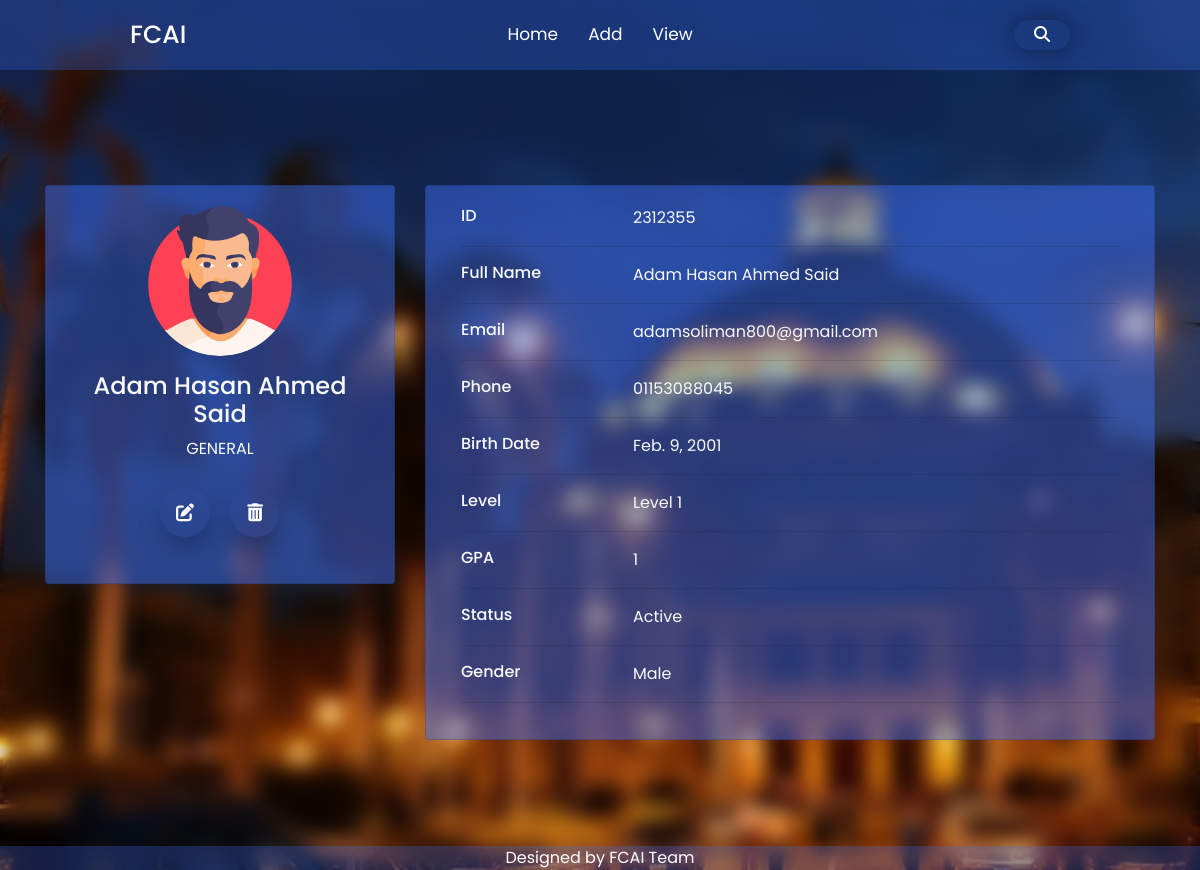
/Student/28, run on the app's committed database.
### student/models.py (models this page shows)
class Student(models.Model):
    sid = models.IntegerField()
    sBD = models.DateField()
    name = models.CharField(max_length = 500)
    phone = models.CharField(max_length=11)
    email = models.CharField(max_length = 500)
    level = models.CharField(max_length = 10)
    Dpt = models.CharField(max_length = 200, null=True, blank=True)
    sgpa = models.CharField(max_length=200)
    level = models.CharField(max_length=200)
    gender = models.BooleanField(default= True)
    stat = models.BooleanField(default = True)

### student/views.py (the view)
# urls.py: path('Student/<int:id>' , views.studentdetail , name = 'studentdetail'),
def studentdetail(request, id):
    stdDetails = Student.objects.get(id = id)
    return render(request , 'student/Student.html',  {'stdDetails' : stdDetails})

### templates/student/Student.html (shortened to what this page needs)
{% load static %}
<!DOCTYPE html>
<html lang="en">
<head>
    <link rel="stylesheet" href="{% static 'css/styles.css' %}">
    <link href='https://unpkg.com/boxicons@2.1.1/css/boxicons.min.css' rel='stylesheet'>
    <link rel="stylesheet" href="https://cdnjs.cloudflare.com/ajax/libs/font-awesome/6.1.1/css/all.min.css" />
    <link rel="stylesheet" href="https://stackpath.bootstrapcdn.com/bootstrap/4.4.1/css/bootstrap.min.css">
</head>
<body>
  <header>
    <nav>
        <div class="nav-bar">
            <span class="logo"><a href="#">FCAI</a></span>
            <div class="menu">
                <ul class="nav-links mb-0">
                  <li><a href="{% url 'index' %}">Home</a></li>
                  <li><a href="{% url 'add' %}">Add</a></li>
                  <li><a href="{% url 'view' %}">View</a></li>
                </ul>
            </div>
            <form class="searchContainer"  method=POST  action = "{% url 'result' %}">
                <button type="submit" class="searchBtn">
                  <i class="fas fa-search"></i>
                </button>
              </form>
        </div>
    </nav>
</header>
<div class="container d-flex min-vh-100 align-items-center text-light">
  <div class="main-body w-100">
        <div class="row gutters-sm">
          <div class="col-md-4 mb-3 h-auto">
            <div class="card card-bg h-auto cursor-default">
              <div class="card-body">
                <div class="d-flex flex-column align-items-center text-center">
                  {% if stdDetails.gender == True %}
                  <img src = "{% static 'image/man.png' %}" alt="{{stdDetails.name}}" class="rounded-circle" width="150">
                  {% else %}
                  <img src = "{% static 'image/woman.png' %}" alt="{{stdDetails.name}}" class="rounded-circle" width="150">
                  {% endif %}
                  <div class="mt-3">
                    <h4>{{stdDetails.name}}</h4>
                    {% if stdDetails.level == "Level 1" or stdDetails.level == "Level 2"  %}
                    <p class="mb-3 text-uppercase">General</p>
                    {% elif stdDetails.Dpt == "False" %}
                    <p class="mb-3 text-uppercase">Not Registered Yet!</p>
                    {% else %}
                    <p class="mb-3 text-uppercase">{{stdDetails.Dpt}}</p>
                    {% endif %}
                    <ul class="wrapper">
                      <a href="{% url 'Edit' stdDetails.id %}">
                        <li class="icon Edit">
                        <span><i class="fa fa-edit"></i></span>
                      </li>
                    </a>
                    <a href="{% url 'delete' stdDetails.id %}" >
                      <li class="icon Delete">
                        <span><i class="fa-solid fa-trash-can"></i></span>
                      </li>
                    </a>
                    </ul>
                  </div>
                </div>
              </div>
            </div>
          </div>
          <div class="col-md-8">
            <div class="card-bg card mb-3 col-md-12 h-auto cursor-default">
              <div class="card-body">
                <div class="row">
                  <div class="col-sm-3">
                    <h6 class="mb-0">ID</h6>
                  </div>
                  <div class="col-sm-9">
                    {{stdDetails.sid}}
                  </div>
                </div>
                <hr>
                <div class="row">
                  <div class="col-sm-3">
                    <h6 class="mb-0">Full Name</h6>
                  </div>
                  <div class="col-sm-9">
                    {{stdDetails.name}}
                  </div>
                </div>
                <hr>
                <div class="row">
                  <div class="col-sm-3">
                    <h6 class="mb-0">Email</h6>
                  </div>
                  <div class="col-sm-9">
                    {{stdDetails.email}}
                  </div>
                </div>
                <hr>
                <div class="row">
                  <div class="col-sm-3">
                    <h6 class="mb-0">Phone</h6>
                  </div>
                  <div class="col-sm-9">
                    {{stdDetails.phone}}
                  </div>
                </div>
                <hr>
                <div class="row">
                  <div class="col-sm-3">
                    <h6 class="mb-0">Birth Date</h6>
                  </div>
                  <div class="col-sm-9">
                    {{stdDetails.sBD}}
                  </div>
                </div>
                <hr>
                <div class="row">
                  <div class="col-sm-3">
                    <h6 class="mb-0">Level</h6>
                  </div>
                  <div class="col-sm-9">
                    {{stdDetails.level}}
                  </div>
                </div>
                <hr>
                <div class="row">
                  <div class="col-sm-3">
                    <h6 class="mb-0">GPA</h6>
                  </div>
                  <div class="col-sm-9">
                    {{stdDetails.sgpa}}
                  </div>
                </div>
                <hr>
                <div class="row">
                  <div class="col-sm-3">
                    <h6 class="mb-0">Status</h6>
                  </div>
                  {% if stdDetails.stat == True  %}
                    <div class="col-sm-9">
                      Active
                    </div>
                  {% else %}
                    <div class="col-sm-9">
                      Inactive
                    </div>
                  {% endif %}
                </div>
                <hr>
                <div class="row">
                  <div class="col-sm-3">
                    <h6 class="mb-0">Gender</h6>
                  </div>
                  {% if stdDetails.gender == True  %}
                    <div class="col-sm-9">
                      Male
                    </div>
                  {% else %}
                    <div class="col-sm-9">
                      Female
                    </div>
                  {% endif %}
                </div>
                <hr>
              </div>
            </div>
          </div>
        </div>
      </div>
  </div>
  <footer>
    <p class="mb-0">Designed by FCAI Team</p>
</footer>
</body>
</html>

### static/css/styles.css (style rules this page uses)
* { margin: 0; padding: 0; box-sizing: border-box; font-family: 'Poppins', sans-serif; }
:root { --body-color: #E4E9F7; --nav-color: #4070f445; --side-nav: #010718; --text-color: #FFF; --search-bar: #F2F2F2; --search-text: #010718; --Dark-color: #24252657; }
body { min-height: 100vh; height: auto; background-image: url('../image/cover_cairo.jpg'); background-size: cover; background-position: center; backdrop-filter: blur(10px); background-repeat: no-repeat; }
nav { top: 0; left: 0; height: 70px; width: 100%; background-color: var(--nav-color); z-index: 100; }
nav .nav-bar { position: relative; height: 100%; max-width: 1000px; width: 100%; margin: 0 auto; padding: 0 30px; display: flex; align-items: center; justify-content: space-between; }
nav .nav-bar .logo a { font-size: 25px; font-weight: 500; color: var(--text-color); text-decoration: none; }
.nav-bar .nav-links { display: flex; align-items: center; }
.nav-bar .nav-links li { margin: 0 5px; list-style: none; }
.nav-links li a { position: relative; font-size: 17px; font-weight: 400; color: var(--text-color); text-decoration: none; padding: 10px; }
.nav-links li a::before { content: ''; position: absolute; left: 50%; bottom: 0; transform: translateX(-50%); height: 6px; width: 6px; border-radius: 50%; background-color: var(--text-color); opacity: 0; transition: all 0.3s ease; }
.searchContainer { height: 30px; border-radius: 30px; padding: 10px 20px; display: flex; align-items: center; cursor: pointer; transition: 0.8s; box-shadow: 0 0 25px 0 rgba(0, 0, 0, 0.4); }
.searchContainer .searchBtn .fas { color: var(--text-color); }
.searchContainer .searchBtn { background: none; border: none; width: 100%; }
::placeholder { color: var(--text-color); font-weight: lighter; }
.wrapper { display: inline-flex; list-style: none; }
.wrapper .icon { position: relative; border-radius: 50%; padding: 15px; margin: 10px; width: 50px; height: 50px; font-size: 18px; display: flex; justify-content: center; align-items: center; flex-direction: column; box-shadow: 2px 15px 27px rgb(0 0 0 / 21%); cursor: pointer; transition: all 0.1s cubic-bezier(0.68, -0.55, 0.265, 1.55); }
.wrapper .icon { color: var(--text-color); }
footer { background-color: var(--nav-color); text-align: center; bottom: 0; position: absolute; width: 100%; }
footer p { color: var(--text-color); }
.card-bg { background-color: #4070f47a !important; }

### data on the page
Student: name "Adam Hasan Ahmed Said", sid "2312355", email "adamsoliman800@gmail.com", phone "01153088045", sBD "Feb. 9, 2001", level "Level 1", sgpa "1"
